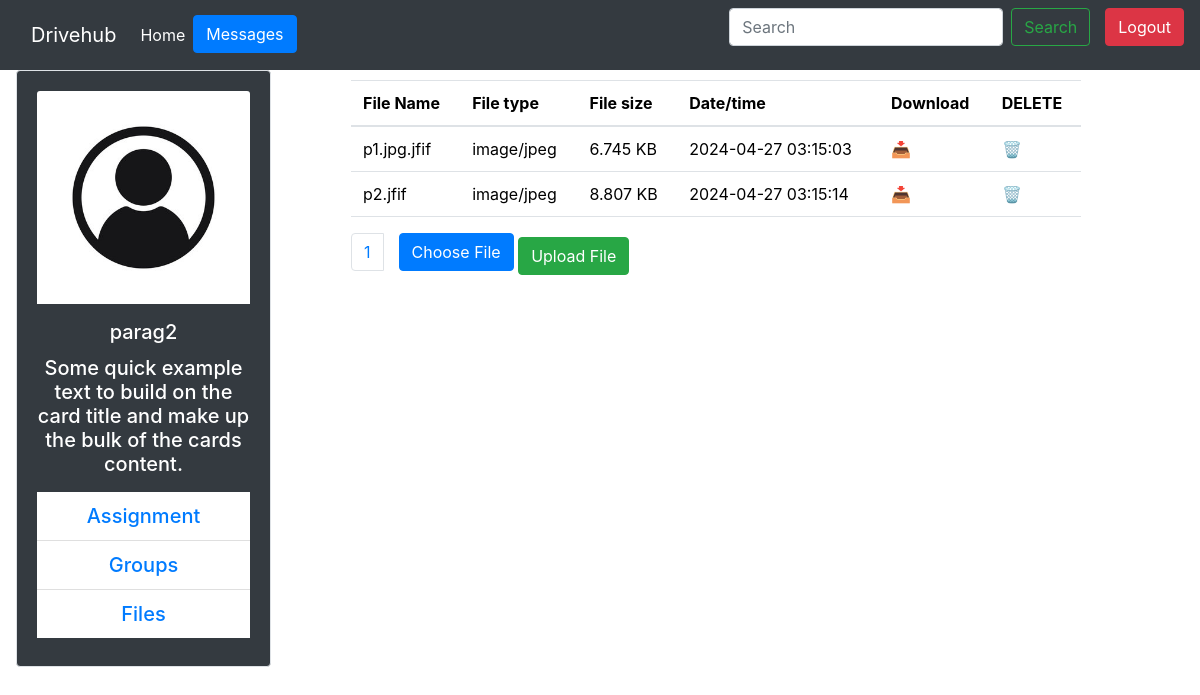
The app's page /Drivehub4/user_d.php (signed in) with its own data.
### tables this page shows
CREATE TABLE `files` (
  `FILE_ID` int(11) NOT NULL,
  `U_ID` int(11) NOT NULL,
  `FILE_NAME` varchar(30) NOT NULL,
  `FILE_TYPE` varchar(255) NOT NULL,
  `PATH` varchar(255) NOT NULL,
  `CREATED_DATE` timestamp NOT NULL DEFAULT current_timestamp(),
  `FILE_SIZE` float DEFAULT NULL
);

### Drivehub4/user_d.php (the view, shortened to what this page needs)
<?php
include_once 'connection_db.php';
include "boot.php";
$results_per_page = 5;
if (isset($_SESSION["username"])) {
    $UNAME = $_SESSION['username'];
    $query1 = "SELECT `U_ID` FROM `user` WHERE U_NAME='" . $UNAME . "'";
    $result = mysqli_query($conn, $query1);
    $data = mysqli_fetch_assoc($result);
    $uid = $data["U_ID"];
    if (isset($_GET['page'])) {
        $page = $_GET['page'];
    } else {
        $page = 1;
    }
    $start_from = ($page - 1) * $results_per_page;
    $query2 = "SELECT * FROM Files WHERE U_ID=" . $uid . " LIMIT $start_from, $results_per_page";
    $result2 = mysqli_query($conn, $query2);
    ?>
    <!DOCTYPE html>
    <html lang="en">
    <head>
        <link rel="stylesheet" href="https://stackpath.bootstrapcdn.com/bootstrap/5.1.3/css/bootstrap.min.css">
        <link href="https://maxcdn.bootstrapcdn.com/bootstrap/4.5.2/css/bootstrap.min.css" rel="stylesheet">
    </head>
    <body>
    <nav class="navbar navbar-expand-lg bg-dark navbar-dark">
        <div class="container-fluid">
            <a class="navbar-brand" href="#">Drivehub</a>
            <div class="collapse navbar-collapse" id="navbarSupportedContent">
                <ul class="navbar-nav me-auto mb-2 mb-lg-0">
                    <li class="nav-item">
                        <a class="nav-link active" aria-current="page" href="index.php">Home</a>
                    </li>
                    <li class="nav-item">
                        <button type="button" class="btn btn-primary" data-toggle="modal" data-target="#exampleModalCenter">
                            Messages
                        </button>
                    </li>
                </ul>
                <form class="d-flex" role="search">
                    <input class="form-control me-2" type="search" placeholder="Search" aria-label="Search">
                    <button class="btn btn-outline-success" type="submit">Search</button>
                </form>
            </div>
        </div>
        <form action="logout.php" method="post">
        <button type="submit" name="logout" class="btn btn-danger  btn-block">Logout</button>
      </form>
    </nav>
    <div class="container mt-8" style="margin-left: 1px;">
        <div class="row">
            <div class="col-md-3">
                <div class="card border bg-dark text-white text-center">
                    <div class="card-body">
                        <img src="p/image1.jpg" class="card-img-top mb-3" alt="Not set">
                        <h5 class="card-title"><?php echo $_SESSION["username"]?><h5>
                        <p class="card-text">Some quick example text to build on the card title and make up the bulk of the cards content.</p>
                        <ul class="list-group list-group-flush text-white">
                        <li class="list-group-item"><a href="Assignment.php">Assignment</a></li>
                        <li class="list-group-item" ><a href="group.php">Groups</a></li>
                        <li class="list-group-item" ><a href="user_d.php">Files</a></li>
                        </ul>
                    </div>
                </div>
            </div>
            <div class="col-md-8" style="margin-top: 10px; margin-bottom: 90px; margin-left: 50px;">
                <table class="table" style="background-color: rgba(255, 255, 255, 0);">
                    <thead>
                    <tr>
                        <th>File Name</th>
                        <th>File type</th>
                        <th>File size</th>
                        <th>Date/time</th>
                        <th>Download</th>
                        <th>DELETE</th>
                    </tr>
                    </thead>
                    <tbody>
                    <?php
                    while ($fdata = mysqli_fetch_assoc($result2)) {
                        ?>
                        <tr>
                            <td><?php echo $fdata["FILE_NAME"]; ?></td>
                            <td><?php echo $fdata["FILE_TYPE"]; ?></td>
                            <td><?php echo $fdata["FILE_SIZE"]; ?> KB</td>
                            <td><?php echo $fdata["CREATED_DATE"]; ?></td>
                            <?php
                            $query="select * from files where FILE_ID=".$fdata["FILE_ID"];
                            $result=mysqli_query($conn,$query);
                            $record=mysqli_fetch_assoc($result);
                            $dbpath= $record["PATH"];
                            $fname=$_SESSION["username"].",".$fdata["FILE_NAME"];
                            $serverFilePath = str_replace('/', DIRECTORY_SEPARATOR, $dbpath);
                            ?>
                            <td><a download="<?php echo $fname?>"href="<?php echo $serverFilePath?>">📥</a></td>
                            <td><a href="delete.php?file_id=<?php echo $fdata["FILE_ID"]?>">🗑️</a></td>
                        </tr>
                        <?php
                    }
                    ?>
                    </tbody>
                </table>
                <ul class="pagination">
                    <?php
                    $sql = "SELECT COUNT(*) AS total FROM Files WHERE U_ID=" . $uid;
                    $result = mysqli_query($conn, $sql);
                    $row = mysqli_fetch_assoc($result);
                    $total_pages = ceil($row["total"] / $results_per_page);
                    for ($i = 1; $i <= $total_pages; $i++) {
                        echo "<li class='page-item'><a class='page-link' href='user_d.php?page=" . $i . "'>" . $i . "</a></li>";
                    }
                    ?>
                    <div class="container">
                            <form action="upload.php" method="post" enctype="multipart/form-data">
                    <label for="file" class="btn btn-primary">
                        <i class="bi bi-plus"></i> Choose File
                    </label>
                    <input type="submit" value="Upload File" class="btn btn-success">
                </form>
            </div>
                </ul>
            </div>
        </div>
    </div>
    </body>
    </html>
    <?php
} else {
    header("Location:index.php");
}
?>

### records on screen
files: FILE_NAME "p1.jpg.jfif", FILE_TYPE "image/jpeg", FILE_SIZE "6.745", CREATED_DATE "2024-04-27 03:15:03"
files: FILE_NAME "p2.jfif", FILE_TYPE "image/jpeg", FILE_SIZE "8.807", CREATED_DATE "2024-04-27 03:15:14"

### other values on screen
$_SESSION["username"] "parag2"
